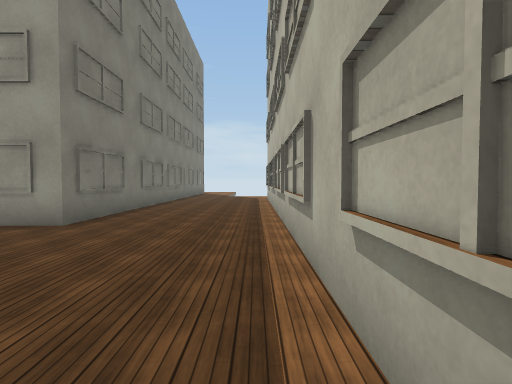
[1] (above)

24 first-person views from a walk through a Unity game level. The camera is 1.5 m above the floor, tilts 2° down and sees 80° across. The floor is counted in squares, 2 m on a side. Each view is taken from the middle of a square. On the plan, view 1 faces up. The plan holds only what a view shows up to about 10 squares ahead; the rest is blank. The place goes on beyond the plan. The player is left out. Some surface patterns are stand-ins.

[2]
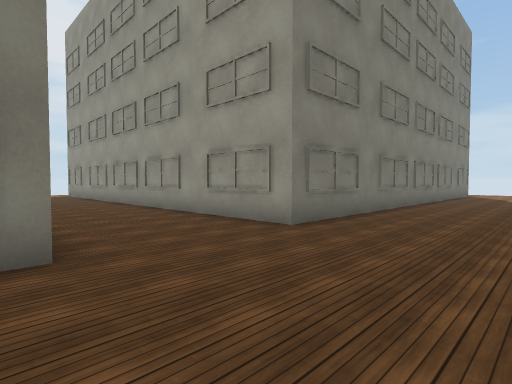

[3]
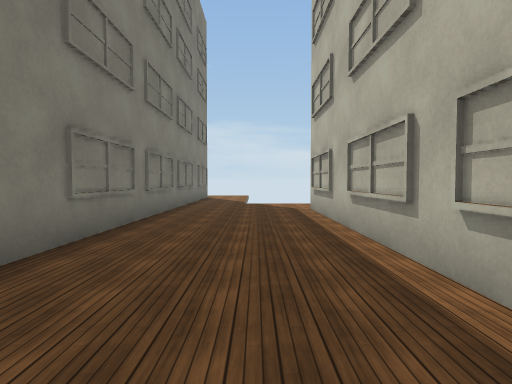

[4]
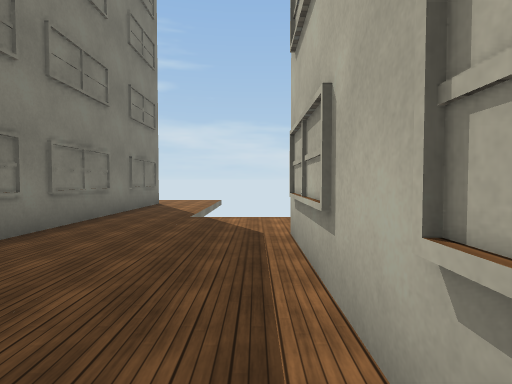

[5]
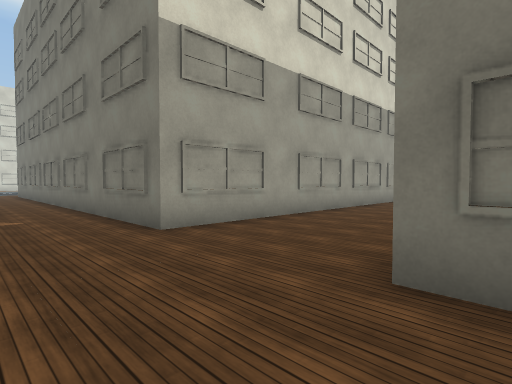

[6]
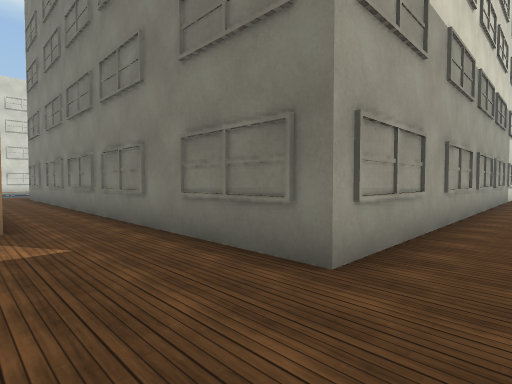

[7]
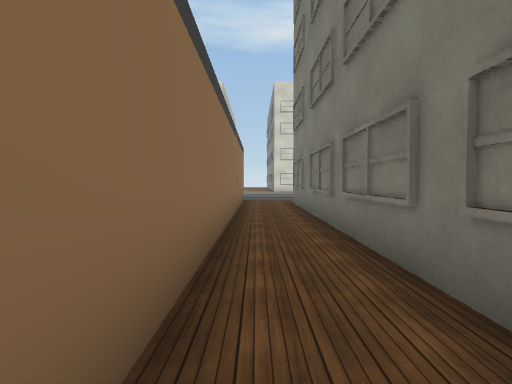

[8]
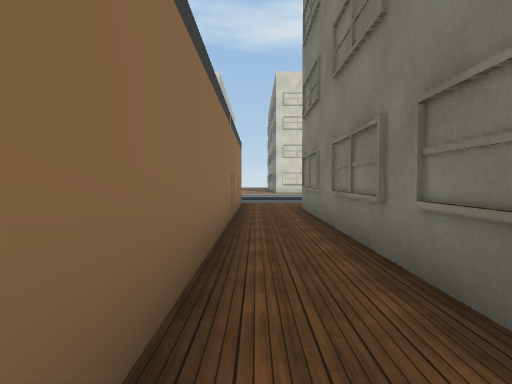

[9]
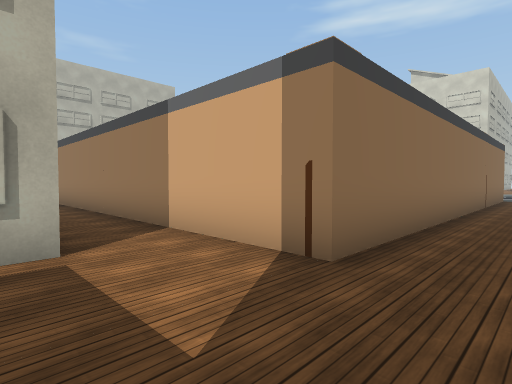

[10]
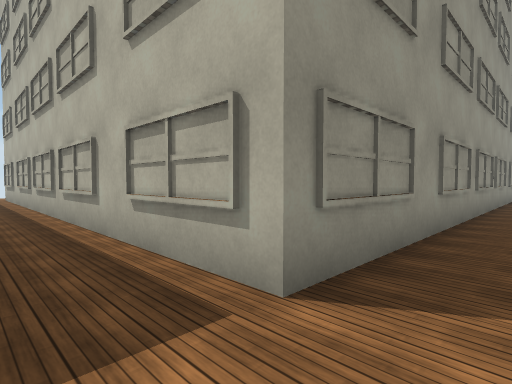

[11]
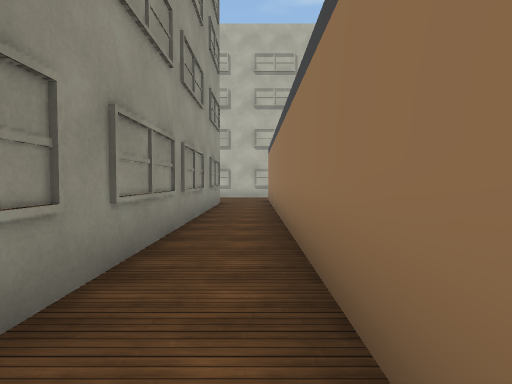

[12]
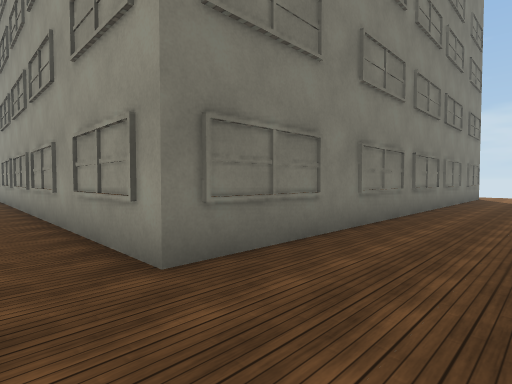

[13]
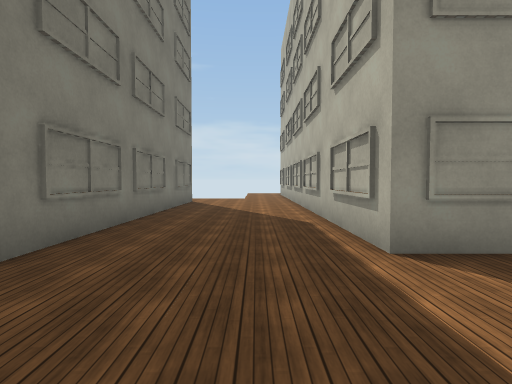

[14]
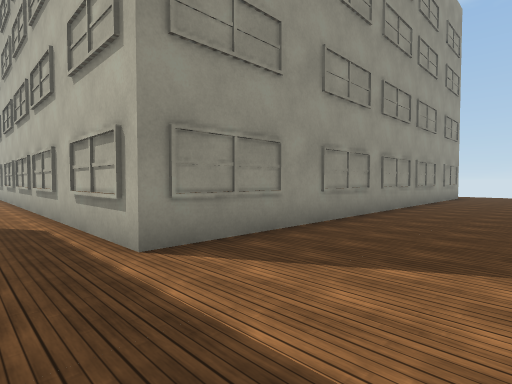

[15]
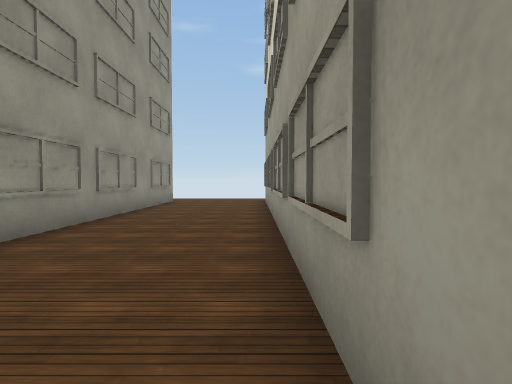

[16]
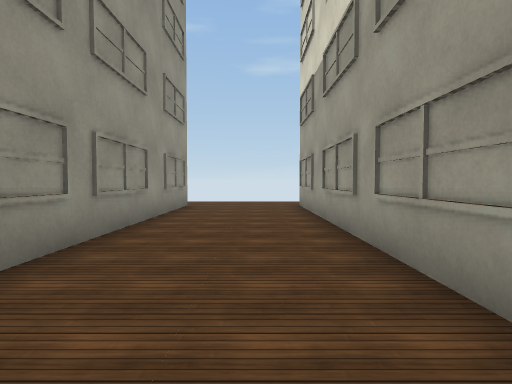

[17]
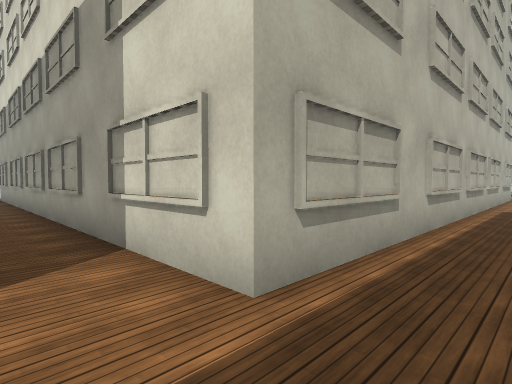

[18]
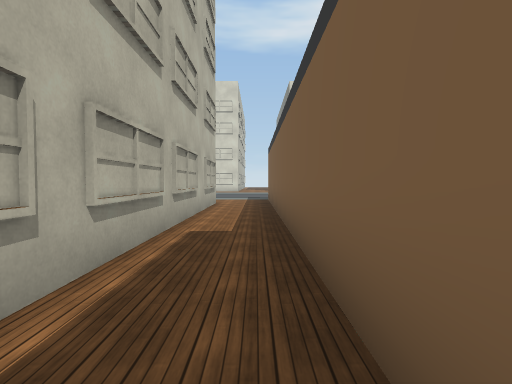

[19]
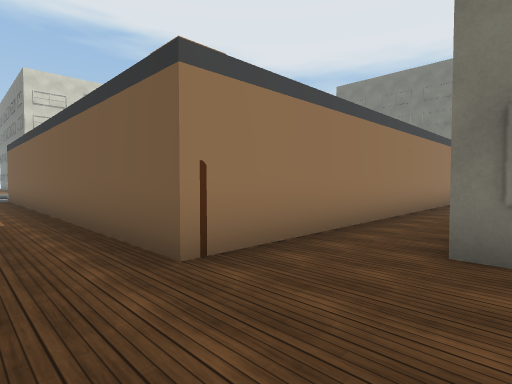

[20]
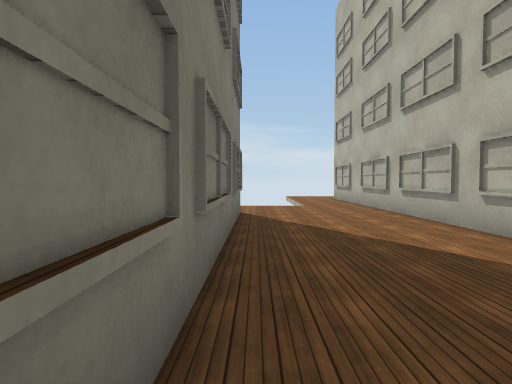

[21]
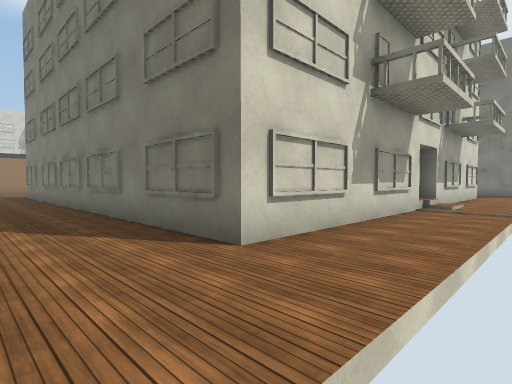

[22]
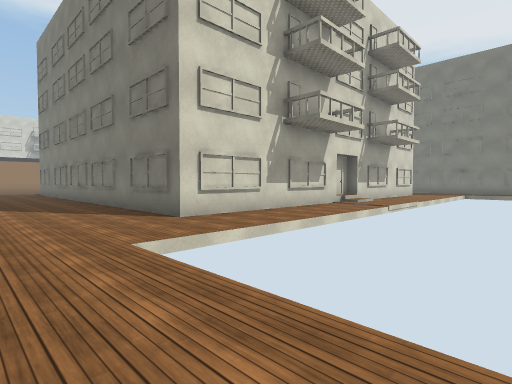

[23]
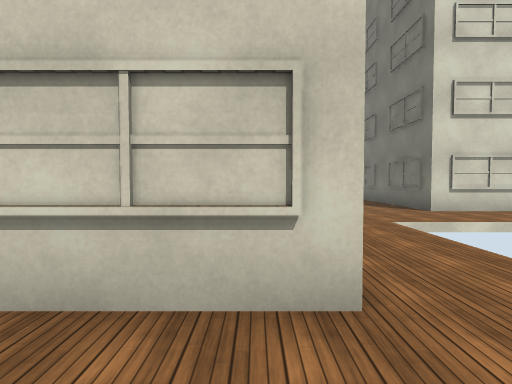

[24]
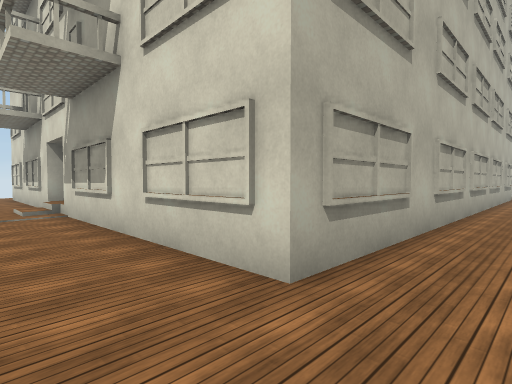

### Floor plan
Points are (right, up) in squares from view 1. A wall is a line through its corners. A room is listed if a view was taken in it or the views show most of it. See-through windows are left out.
Room 1 (views 1, 2, 3, 4, 5, 6, 7, 8, 9, 10)
walls: (0.5, -0.8) (0.5, 13.4); (-11.5, 1.6) (-3.3, 1.6) (-3.3, -11.5); (-3.3, 19) (-3.3, 5.1) (-10.1, 5.1); (-1.5, -9.4) (-1.5, -3.4)
ways out: opening at (0.5, -1.5) to room 2; opening at (1, 14.5) to room 2
objects: other object (-1, -10); other object (-1, -3)
Room 2 (views 11, 12, 13, 14, 15, 16, 17, 18, 19, 20, 21, 22, 23, 24)
walls: (16.5, -3.4) (16.5, -9.4); (32.5, 5.1) (18.4, 5.1) (18.4, 19.3) (24.7, 19.3); (26.1, 19.3) (29.4, 19.3); (8.2, 13.4) (14.6, 13.4) (14.6, -0.8) (0.5, -0.8); (18.4, -11.5) (18.4, 1.6) (32.5, 1.6); (5.4, 13.4) (6.8, 13.4); (-0.6, -2.5) (15.6, -2.5)
ways out: opening at (0.5, -1.5) to room 1; opening at (1, 14.5) to room 1
objects: other object (16, -3)

Where each view was taken, in squares from view 1:
view 1: 0 up, 0 right, facing up
view 2: 1 up, 0 right, facing up-left
view 3: 5 up, 1 left, facing up
view 4: 9 up, 0 right, facing up
view 5: 6 up, 1 left, facing down-left
view 6: 3 up, 1 left, facing down-left
view 7: 2 down, 2 left, facing down
view 8: 4 down, 2 left, facing down
view 9: 0 up, 3 left, facing down-right
view 10: 2 down, 1 left, facing up-right
view 11: 2 down, 4 right, facing right
view 12: 2 down, 17 right, facing up-left
view 13: 2 up, 17 right, facing up
view 14: 2 up, 17 right, facing up-right
view 15: 2 up, 21 right, facing right
view 16: 3 up, 23 right, facing right
view 17: 3 up, 17 right, facing down-right
view 18: 2 down, 17 right, facing down
view 19: 0 up, 18 right, facing down-left
view 20: 6 up, 15 right, facing up
view 21: 16 up, 17 right, facing down-left
view 22: 19 up, 18 right, facing down-left
view 23: 21 up, 19 right, facing down
view 24: 21 up, 17 right, facing down-right
